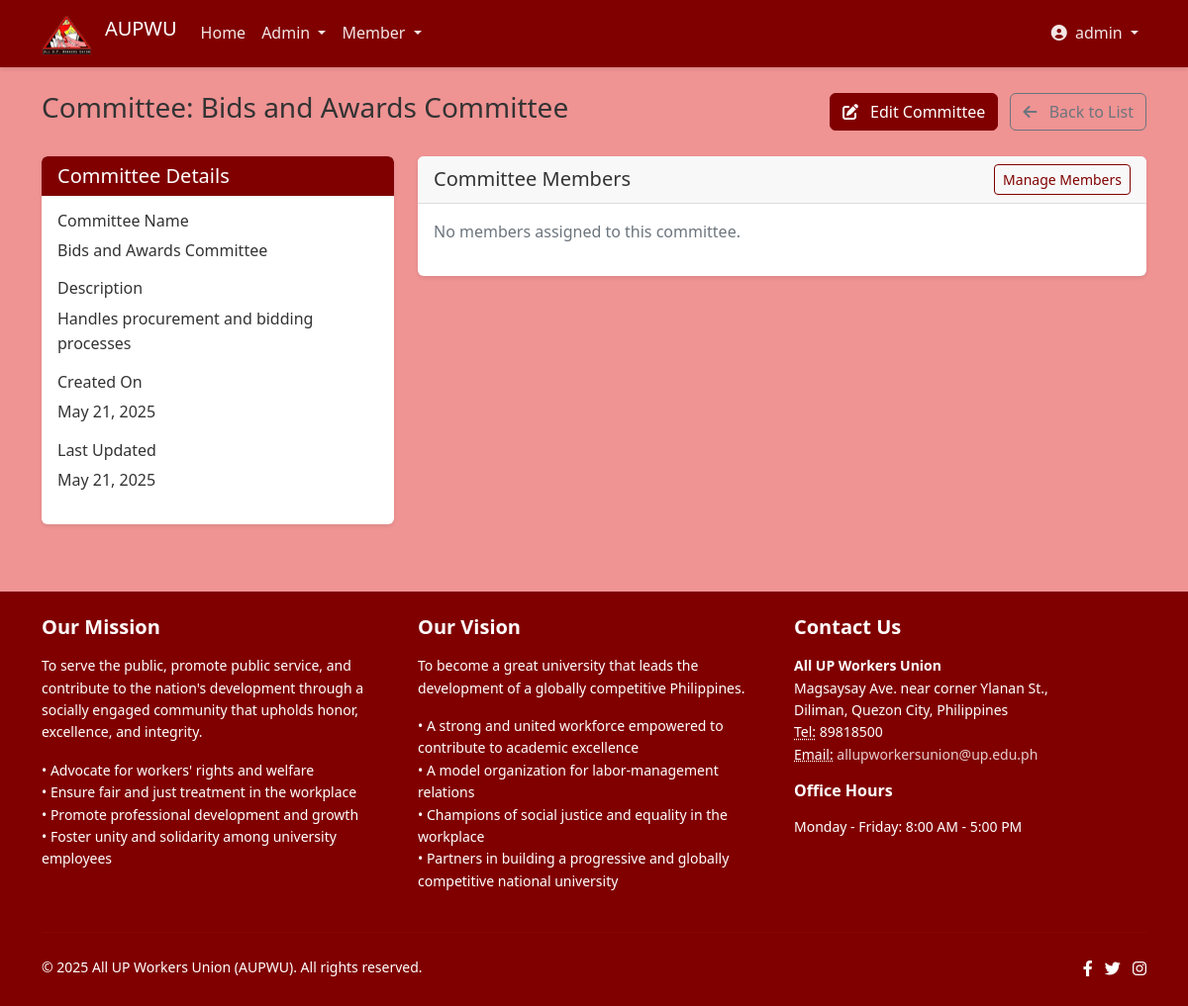
/admin/committees.php?action=view&id=7 (signed in), run on the app's committed database.
### tables this page shows
CREATE TABLE users (
    id INT AUTO_INCREMENT PRIMARY KEY,
    username VARCHAR(50) NOT NULL UNIQUE,
    password VARCHAR(255) NOT NULL,
    email VARCHAR(100) NOT NULL UNIQUE,
    role ENUM('admin', 'member', 'officer') NOT NULL DEFAULT 'member',
    created_at TIMESTAMP DEFAULT CURRENT_TIMESTAMP,
    updated_at TIMESTAMP DEFAULT CURRENT_TIMESTAMP ON UPDATE CURRENT_TIMESTAMP
);

CREATE TABLE committees (
    id INT AUTO_INCREMENT PRIMARY KEY,
    name VARCHAR(100) NOT NULL,
    description TEXT,
    created_at TIMESTAMP DEFAULT CURRENT_TIMESTAMP,
    updated_at TIMESTAMP DEFAULT CURRENT_TIMESTAMP ON UPDATE CURRENT_TIMESTAMP
);

### includes/functions.php (called while the page is built, shortened)
<?php
function getCommitteeById($pdo, $committeeId) {
    try {
        $stmt = $pdo->prepare('SELECT * FROM committees WHERE id = ?');
        $stmt->execute([$committeeId]);
        return $stmt->fetch();
    } catch (PDOException $e) {
        error_log('Get Committee Error: ' . $e->getMessage());
        return false;
    }
}
function formatDate($date, $format = 'F j, Y') {
    return date($format, strtotime($date));
}
?>

### admin/committees.php (the view, shortened to what this page needs)
<?php
require_once '../config/database.php';
require_once '../includes/functions.php';
$action = $_GET['action'] ?? 'list';
$committeeId = $_GET['id'] ?? null;
$committee = null;
$committeeMembers = [];
if (($action === 'edit' || $action === 'view') && $committeeId) {
    $committee = getCommitteeById($pdo, $committeeId);
    if ($action === 'view') {
        $committeeMembers = getCommitteeMembers($pdo, $committeeId);
    }
}
$committees = [];
include '../includes/header.php';
?>
<?php if ($action === 'list'): ?>
    <div class="d-flex justify-content-between align-items-center mb-4">
        <h1 class="h3">Manage Committees</h1>
        <a href="?action=add" class="btn btn-primary">
            <i class="fas fa-plus me-2"></i> Add New Committee
        </a>
    </div>
    <div class="card shadow-sm">
        <div class="card-body">
            <div class="table-responsive">
                <table class="table table-hover data-table">
                    <thead>
                        <tr>
                            <th>ID</th>
                            <th>Name</th>
                            <th>Description</th>
                            <th>Active Members</th>
                            <th>Actions</th>
                        </tr>
                    </thead>
                    <tbody>
                        <?php if (empty($committees)): ?>
                            <tr>
                                <td colspan="5" class="text-center">No committees found</td>
                            </tr>
                        <?php else: ?>
                            <?php foreach ($committees as $c): ?>
                                <tr>
                                    <td><?php echo $c['id']; ?></td>
                                    <td>
                                        <a href="?action=view&id=<?php echo $c['id']; ?>">
                                            <?php echo htmlspecialchars($c['name']); ?>
                                        </a>
                                    </td>
                                    <td><?php echo htmlspecialchars($c['description'] ?? 'No description'); ?></td>
                                    <td><?php echo $c['member_count']; ?></td>
                                    <td>
                                        <div class="btn-group btn-group-sm">
                                            <a href="?action=view&id=<?php echo $c['id']; ?>" class="btn btn-outline-primary" title="View">
                                                <i class="fas fa-eye"></i>
                                            </a>
                                            <a href="?action=edit&id=<?php echo $c['id']; ?>" class="btn btn-outline-primary" title="Edit">
                                                <i class="fas fa-edit"></i>
                                            </a>
                                            <a href="#" class="btn btn-outline-danger" title="Delete"
                                               onclick="if(confirmDelete('Are you sure you want to delete this committee? This action cannot be undone.'))
                                                         window.location='?action=delete&id=<?php echo $c['id']; ?>'">
                                                <i class="fas fa-trash"></i>
                                            </a>
                                        </div>
                                    </td>
                                </tr>
                            <?php endforeach; ?>
                        <?php endif; ?>
                    </tbody>
                </table>
            </div>
        </div>
    </div>
<?php elseif ($action === 'view' && $committee): ?>
    <div class="d-flex justify-content-between align-items-center mb-4">
        <h1 class="h3">Committee: <?php echo htmlspecialchars($committee['name']); ?></h1>
        <div>
            <a href="?action=edit&id=<?php echo $committee['id']; ?>" class="btn btn-primary">
                <i class="fas fa-edit me-2"></i> Edit Committee
            </a>
            <a href="committees.php" class="btn btn-outline-secondary ms-2">
                <i class="fas fa-arrow-left me-2"></i> Back to List
            </a>
        </div>
    </div>
    <div class="row">
        <div class="col-md-4 mb-4">
            <div class="card shadow-sm">
                <div class="card-header card-header-primary">
                    <h5 class="card-title mb-0">Committee Details</h5>
                </div>
                <div class="card-body">
                    <div class="mb-3">
                        <h6>Committee Name</h6>
                        <p><?php echo htmlspecialchars($committee['name']); ?></p>
                    </div>
                    <div class="mb-3">
                        <h6>Description</h6>
                        <p><?php echo htmlspecialchars($committee['description'] ?? 'No description available'); ?></p>
                    </div>
                    <div class="mb-3">
                        <h6>Created On</h6>
                        <p><?php echo formatDate($committee['created_at']); ?></p>
                    </div>
                    <div>
                        <h6>Last Updated</h6>
                        <p><?php echo formatDate($committee['updated_at']); ?></p>
                    </div>
                </div>
            </div>
        </div>
        <div class="col-md-8 mb-4">
            <div class="card shadow-sm">
                <div class="card-header d-flex justify-content-between align-items-center">
                    <h5 class="card-title mb-0">Committee Members</h5>
                    <a href="../admin/members.php" class="btn btn-sm btn-outline-primary">Manage Members</a>
                </div>
                <div class="card-body">
                    <?php if (empty($committeeMembers)): ?>
                        <p class="text-muted">No members assigned to this committee.</p>
                    <?php endif; ?>
                </div>
            </div>
        </div>
    </div>
<?php endif; ?>
<?php
include '../includes/footer.php';
?>

### includes/header.php (shortened to what this page needs)
<?php
$baseUrl = '/';
$currentUser = null;
if (isset($_SESSION['user_id'])) {
    require_once __DIR__ . '/../config/database.php';
    try {
        $stmt = $pdo->prepare('SELECT * FROM users WHERE id = ?');
        $stmt->execute([$_SESSION['user_id']]);
        $currentUser = $stmt->fetch();
    } catch (PDOException $e) {
        error_log('Header Error: ' . $e->getMessage());
    }
}
?>
<!DOCTYPE html>
<html lang="en">
<head>
    <link href="https://cdn.jsdelivr.net/npm/bootstrap@5.2.3/dist/css/bootstrap.min.css" rel="stylesheet">
    <link href="https://cdn.datatables.net/1.11.5/css/dataTables.bootstrap5.min.css" rel="stylesheet">
    <link href="https://cdnjs.cloudflare.com/ajax/libs/font-awesome/6.0.0/css/all.min.css" rel="stylesheet">
    <link href="<?php echo $baseUrl; ?>aupwu/css/style.css" rel="stylesheet">
</head>
<body>
    <nav class="navbar navbar-expand-lg navbar-dark mb-4">
        <div class="container">
            <a class="navbar-brand" href="<?php echo $baseUrl; ?>aupwu/member/dashboard.php">
                <img src="<?php echo $baseUrl; ?>aupwu/images/logo.svg" alt="AUPWU Logo" height="40" class="d-inline-block align-text-top me-2">
                AUPWU
            </a>
            <div class="collapse navbar-collapse" id="navbarMain">
                <ul class="navbar-nav me-auto mb-2 mb-lg-0">
                    <li class="nav-item">
                        <a class="nav-link" href="<?php echo $baseUrl; ?>aupwu/member/dashboard.php">Home</a>
                    </li>
                    <?php if (isset($currentUser)): ?>
                        <?php if ($currentUser['role'] === 'admin'): ?>
                            <li class="nav-item dropdown">
                                <a class="nav-link dropdown-toggle" href="#" id="adminDropdown" role="button" data-bs-toggle="dropdown" aria-expanded="false">
                                    Admin
                                </a>
                            </li>
                        <?php endif; ?>
                        <li class="nav-item dropdown">
                            <a class="nav-link dropdown-toggle" href="#" id="memberDropdown" role="button" data-bs-toggle="dropdown" aria-expanded="false">
                                Member
                            </a>
                        </li>
                    <?php endif; ?>
                </ul>
                <ul class="navbar-nav ms-auto mb-2 mb-lg-0">
                    <?php if (isset($currentUser)): ?>
                        <li class="nav-item dropdown">
                            <a class="nav-link dropdown-toggle" href="#" id="userDropdown" role="button" data-bs-toggle="dropdown" aria-expanded="false">
                                <i class="fas fa-user-circle me-1"></i> <?php echo htmlspecialchars($currentUser['username']); ?>
                            </a>
                        </li>
                    <?php endif; ?>
                </ul>
            </div>
        </div>
    </nav>
    <div class="container mb-4">

### css/style.css (style rules this page uses)
:root { --primary-color: #800000; --primary-dark: #600000; --primary-light: #a00000; --secondary-color: #f8f8f8; --accent-color: #ffcc00; --text-color: #333333; --light-text-color: #ffffff; --border-color: #dddddd; --success-color: #28a745; --danger-color: #dc3545; --warning-color: #ffc107; --info-color: #17a2b8; }
body { font-family: 'Segoe UI', Tahoma, Geneva, Verdana, sans-serif; line-height: 1.6; color: var(--text-color); background-color: #ef9393; display: flex; flex-direction: column; min-height: 100vh; }
.container { flex: 1 0 auto; }
.navbar { background-color: var(--primary-color); box-shadow: 0 2px 4px rgba(0, 0, 0, 0.1); }
.navbar-dark .navbar-nav .nav-link { color: rgba(255, 255, 255, 0.9); }
.card { border-radius: 6px; box-shadow: 0 2px 8px rgba(0, 0, 0, 0.1); border: none; margin-bottom: 20px; overflow: hidden; }
.card-header { background-color: #f8f8f8; border-bottom: 1px solid var(--border-color); font-weight: 600; }
.card-header-primary { background-color: var(--primary-color); color: var(--light-text-color); border-bottom: none; }
.btn-primary { background-color: var(--primary-color); border-color: var(--primary-color); }
.btn-outline-primary { color: var(--primary-color); border-color: var(--primary-color); }

### data on the page
users: username "admin"
committees: name "Bids and Awards Committee", description "Handles procurement and bidding processes", created_at "May 21, 2025", updated_at "May 21, 2025"
